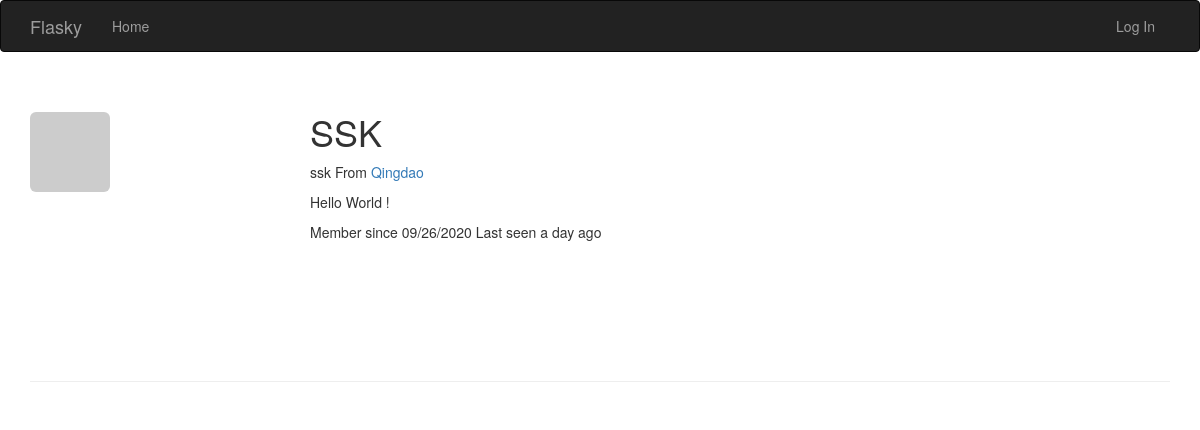
Page /user/SSK on the earlier database version.
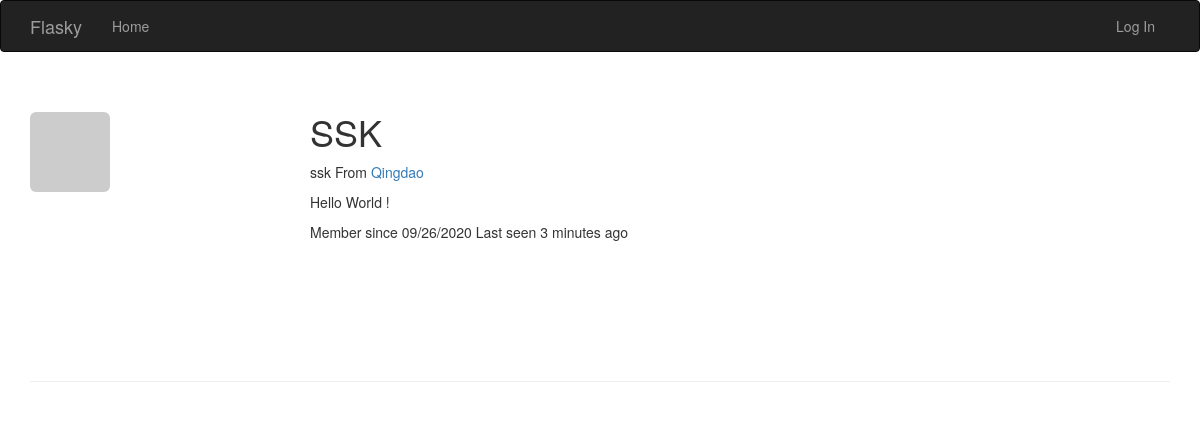
Same page on the later database version.
### app/models.py (models this page shows, shortened)
class User(UserMixin,db.Model):
    __tablename__='users'
    id = db.Column(db.Integer,primary_key=True)
    email = db.Column(db.String(64),unique=True,index=True)
    role_id = db.Column(db.Integer,db.ForeignKey('roles.id'))
    username = db.Column(db.String(64), unique=True, index=True)
    password_hash=db.Column(db.String(128))
    confirmed = db.Column(db.Boolean,default=False)
    name = db.Column(db.String(64))
    location = db.Column(db.String(64))
    about_me = db.Column(db.Text())
    member_since = db.Column(db.DateTime(),default=datetime.utcnow)
    last_seen = db.Column(db.DateTime(),default=datetime.utcnow)
    avatar_hash = db.Column(db.String(32))
    def gravatar_hash(self):
        return hashlib.md5(self.email.lower().encode('utf-8')).hexdigest()
    def gravatar(self,size=100,default='identicon',ratting='g'):
        if request.is_secure:
            url = 'https://secure.gravatar.com/avatar'
        else:
            url = 'http://www.gravatar.com/avatar'
        hash = self.gravatar_hash() or self.avatar_hash
        return '{url}/{hash}?s={size}&d={default}&r={ratting}'.format(url=url,hash=hash,size=size,default=default,ratting=ratting)
    @property
    def password(self):
        raise AttributeError('password is not a readable attribute')

### app/main/views.py (the view)
@main.route('/user/<username>')
def user(username):
    user = User.query.filter_by(username=username).first_or_404()
    return render_template('user.html',user=user)

### app/auth/views.py (called while the page is built)
@auth.before_app_request
def before_request():
    if current_user.is_authenticated:
        current_user.ping()
        if not current_user.confirmed \
                and request.blueprint != 'auth' \
                and request.endpoint != 'static':
            return redirect(url_for('auth.unconfirmed'))

### app/main/__init__.py (called while the page is built)
@main.app_context_processor
def inject_permissions():
    return dict(Permission=Permission)

### app/models.py (called while the page is built)
    def is_administrator(self):
        return False

### app/templates/user.html (shortened to what this page needs)
{% extends "base.html" %}
{% block styles %}
{{ super() }}
<link rel="stylesheet" href="{{ url_for('static', filename='styles.css') }}">
{% endblock %}
{% block page_content %}
<div class="page-header">
    <img class="img-rounded profile-thumbnail" src="{{ user.gravatar(size=256) }}">
    <div class="profile-header">
        <h1>{{ user.username }}</h1>
        {% if user.name or user.location %}
        <p>
            {% if user.name %}{{ user.name }}{% endif %}
            {% if user.location %}
                From <a href="http://maps.google.com/?q={{ user.location }}">
                    {{ user.location }}
                </a>
            {% endif %}
        </p>
        {% endif %}
        {% if user.about_me %}<p>{{ user.about_me }}</p>{% endif %}
        <p>
            Member since {{ moment(user.member_since).format('L') }}
            Last seen {{ moment(user.last_seen).fromNow() }}
        </p>
    </div>
</div>
{% endblock %}

### app/templates/base.html (shortened to what this page needs)
{% extends "bootstrap/base.html" %}
{% block navbar %}
<div class="navbar navbar-inverse" role="navigation">
    <div class="container">
        <div class="navbar-header">
            <a class="navbar-brand" href="/">Flasky</a>
        </div>
        <div class="navbar-collapse collapse">
            <ul class="nav navbar-nav">
                <li><a href="/">Home</a> </li>
            </ul>
            <ul class="nav navbar-nav navbar-right">
                {% if current_user.is_authenticated %}
                <li><a href="{{ url_for('auth.logout') }}">Log Out</a> </li>
                {% else %}
                <li><a href="{{ url_for('auth.login') }}">Log In</a> </li>
                {% endif %}
            </ul>
        </div>
    </div>
</div>
{% endblock %}
{% block content %}
<div class="container">
    {% block page_content %}{% endblock %}
</div>
{% endblock %}

### app/static/styles.css (style rules this page uses)
.profile-thumbnail { position: absolute; }
.profile-header { min-height: 260px; margin-left: 280px; }

Differences in the rows shown:
changed User "SSK": last_seen "a day ago" → "3 minutes ago"
